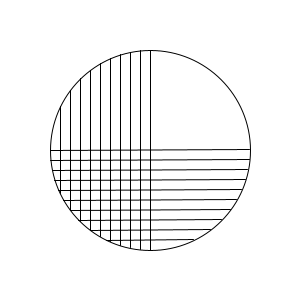
Frame 1 (no input)
Frame 60 (the mouse pressed at the canvas centre just before this capture): identical to frame 1, image omitted
Frame 120 (the mouse held since frame 60 and released just before this capture): identical to frame 1, image omitted

The Processing sketch that drew this single still picture (run headless with seeded random() and noise(); from frame 60 on, the mouse is pressed at the canvas centre):

// Processing sketch: CircleWithLines
// ── CircleWithLines.pde
int radius = 100;
int delta = radius / 10;
int centerX, centerY;

void setup() {
    size(300, 300);
    centerX = width / 2;
    centerY = height / 2;
}

void draw() {
    background(255);
    ellipse(centerX, centerY, 2 * radius, 2 * radius);
    for (int i = 0; i < 10; i++) {
        var x = i * delta;
        var y = sqrt(sq(radius) - sq(x));
        line(centerX - x, centerY - y, centerX - x, centerY + y);
        pushMatrix();
        translate(centerX, centerY);
        rotate(-HALF_PI);
        translate(-centerX, -centerY);
        line(centerX - x, centerY - y, centerX - x, centerY + y);
        popMatrix();
    }
}
